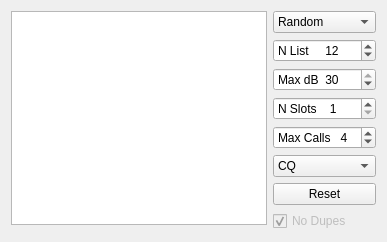
                <widget class="QWidget" name="tab_3">
                 <attribute name="title">
                  <string>3</string>
                 </attribute>
                 <layout class="QGridLayout" name="gridLayout_11">
                  <item row="0" column="1" rowspan="2">
                   <layout class="QGridLayout" name="gridLayout_10">
                    <item row="1" column="0">
                     <widget class="QSpinBox" name="sbNlist">
                      <property name="sizePolicy">
                       <sizepolicy hsizetype="Expanding" vsizetype="Fixed">
                        <horstretch>0</horstretch>
                        <verstretch>0</verstretch>
                       </sizepolicy>
                      </property>
                      <property name="maximumSize">
                       <size>
                        <width>16777215</width>
                        <height>16777215</height>
                       </size>
                      </property>
                      <property name="prefix">
                       <string>N List     </string>
                      </property>
                      <property name="minimum">
                       <number>5</number>
                      </property>
                      <property name="maximum">
                       <number>100</number>
                      </property>
                      <property name="value">
                       <number>12</number>
                      </property>
                     </widget>
                    </item>
                    <item row="6" column="0">
                     <widget class="QPushButton" name="pbFoxReset">
                      <property name="text">
                       <string>Reset</string>
                      </property>
                     </widget>
                    </item>
                    <item row="3" column="0">
                     <widget class="QSpinBox" name="sbNslots">
                      <property name="sizePolicy">
                       <sizepolicy hsizetype="Expanding" vsizetype="Fixed">
                        <horstretch>0</horstretch>
                        <verstretch>0</verstretch>
                       </sizepolicy>
                      </property>
                      <property name="maximumSize">
                       <size>
                        <width>16777215</width>
                        <height>16777215</height>
                       </size>
                      </property>
                      <property name="suffix">
                       <string/>
                      </property>
                      <property name="prefix">
                       <string>N Slots    </string>
                      </property>
                      <property name="minimum">
                       <number>1</number>
                      </property>
                      <property name="maximum">
                       <number>5</number>
                      </property>
                      <property name="value">
                       <number>1</number>
                      </property>
                      <property name="displayIntegerBase">
                       <number>10</number>
                      </property>
                     </widget>
                    </item>
                    <item row="2" column="0">
                     <widget class="QSpinBox" name="sbMax_dB">
                      <property name="sizePolicy">
                       <sizepolicy hsizetype="Expanding" vsizetype="Fixed">
                        <horstretch>0</horstretch>
                        <verstretch>0</verstretch>
                       </sizepolicy>
                      </property>
                      <property name="maximumSize">
                       <size>
                        <width>16777215</width>
                        <height>16777215</height>
                       </size>
                      </property>
                      <property name="prefix">
                       <string>Max dB  </string>
                      </property>
                      <property name="minimum">
                       <number>-15</number>
                      </property>
                      <property name="maximum">
                       <number>30</number>
                      </property>
                      <property name="value">
                       <number>30</number>
                      </property>
                     </widget>
                    </item>
                    <item row="5" column="0">
                     <widget class="QComboBox" name="comboBoxCQ">
                      <item>
                       <property name="text">
                        <string>CQ</string>
                       </property>
                      </item>
                      <item>
                       <property name="text">
                        <string>CQ AF</string>
                       </property>
                      </item>
                      <item>
                       <property name="text">
                        <string>CQ AN</string>
                       </property>
                      </item>
                      <item>
                       <property name="text">
                        <string>CQ AS</string>
                       </property>
                      </item>
                      <item>
                       <property name="text">
                        <string>CQ EU</string>
                       </property>
                      </item>
                      <item>
                       <property name="text">
                        <string>CQ NA</string>
                       </property>
                      </item>
                      <item>
                       <property name="text">
                        <string>CQ OC</string>
                       </property>
                      </item>
                      <item>
                       <property name="text">
                        <string>CQ SA</string>
                       </property>
                      </item>
                      <item>
                       <property name="text">
                        <string>CQ 0</string>
                       </property>
                      </item>
                      <item>
                       <property name="text">
                        <string>CQ 1</string>
                       </property>
                      </item>
                      <item>
                       <property name="text">
                        <string>CQ 2</string>
                       </property>
                      </item>
                      <item>
                       <property name="text">
                        <string>CQ 3</string>
                       </property>
                      </item>
                      <item>
                       <property name="text">
                        <string>CQ 4</string>
                       </property>
                      </item>
                      <item>
                       <property name="text">
                        <string>CQ 5</string>
                       </property>
                      </item>
                      <item>
                       <property name="text">
                        <string>CQ 6</string>
                       </property>
                      </item>
                      <item>
                       <property name="text">
                        <string>CQ 7</string>
                       </property>
                      </item>
                      <item>
                       <property name="text">
                        <string>CQ 8</string>
                       </property>
                      </item>
                      <item>
                       <property name="text">
                        <string>CQ 9</string>
                       </property>
                      </item>
                     </widget>
                    </item>
                    <item row="7" column="0">
                     <widget class="QCheckBox" name="cbNoDupes">
                      <property name="enabled">
                       <bool>false</bool>
                      </property>
                      <property name="text">
                       <string>No Dupes</string>
                      </property>
                      <property name="checked">
                       <bool>true</bool>
                      </property>
                     </widget>
                    </item>
                    <item row="4" column="0">
                     <widget class="QSpinBox" name="sbMaxCalls">
                      <property name="sizePolicy">
                       <sizepolicy hsizetype="Expanding" vsizetype="Fixed">
                        <horstretch>0</horstretch>
                        <verstretch>0</verstretch>
                       </sizepolicy>
                      </property>
                      <property name="maximumSize">
                       <size>
                        <width>16777215</width>
                        <height>16777215</height>
                       </size>
                      </property>
                      <property name="prefix">
                       <string>Max Calls   </string>
                      </property>
                      <property name="minimum">
                       <number>1</number>
                      </property>
                      <property name="maximum">
                       <number>10</number>
                      </property>
                      <property name="value">
                       <number>4</number>
                      </property>
                     </widget>
                    </item>
                    <item row="0" column="0">
                     <widget class="QComboBox" name="comboBoxHoundSort">
                      <property name="sizePolicy">
                       <sizepolicy hsizetype="Expanding" vsizetype="Fixed">
                        <horstretch>0</horstretch>
                        <verstretch>0</verstretch>
                       </sizepolicy>
                      </property>
                      <property name="maximumSize">
                       <size>
                        <width>16777215</width>
                        <height>16777215</height>
                       </size>
                      </property>
                      <property name="currentText">
                       <string>Random</string>
                      </property>
                      <property name="maxVisibleItems">
                       <number>5</number>
                      </property>
                      <item>
                       <property name="text">
                        <string>Random</string>
                       </property>
                      </item>
                      <item>
                       <property name="text">
                        <string>Call</string>
                       </property>
                      </item>
                      <item>
                       <property name="text">
                        <string>Grid</string>
                       </property>
                      </item>
                      <item>
                       <property name="text">
                        <string>S/N (dB)</string>
                       </property>
                      </item>
                      <item>
                       <property name="text">
                        <string>Distance</string>
                       </property>
                      </item>
                     </widget>
                    </item>
                   </layout>
                  </item>
                  <item row="0" column="0">
                   <widget class="DisplayText" name="textBrowser4">
                    <property name="maximumSize">
                     <size>
                      <width>16777215</width>
                      <height>16777215</height>
                     </size>
                    </property>
                   </widget>
                  </item>
                 </layout>
                </widget>
